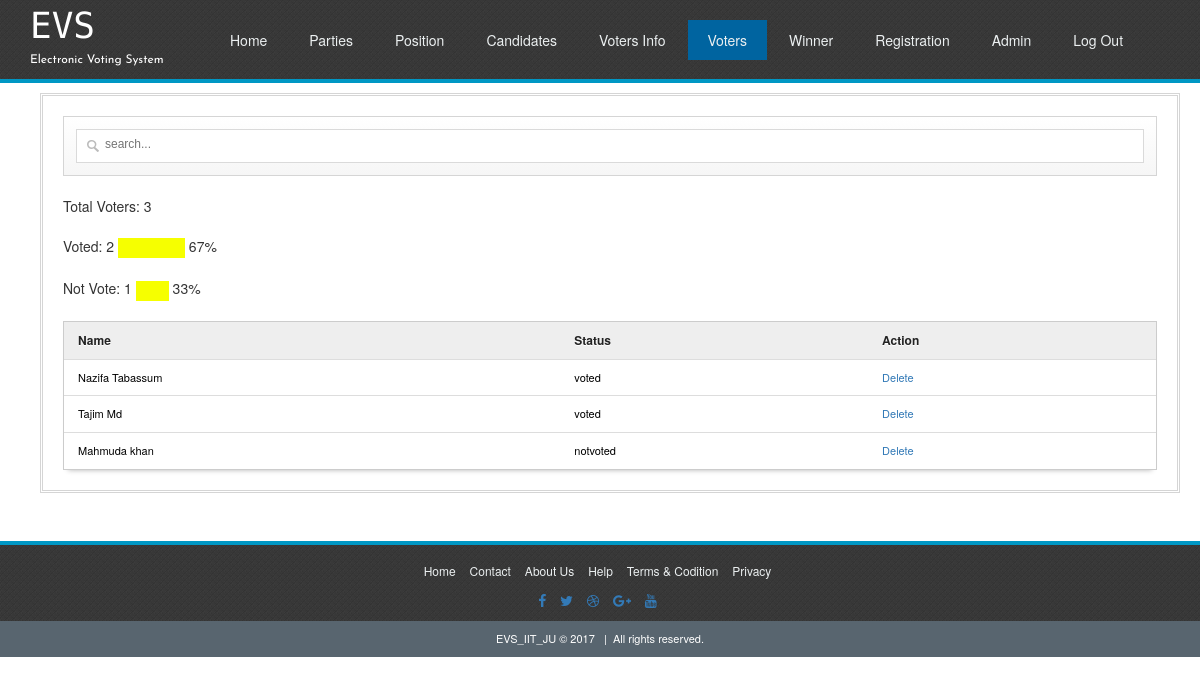
Screenshot of /admin/voters.php (signed in) with the database file from the repository.
### tables this page shows
CREATE TABLE IF NOT EXISTS `voters` (
  `id` int(10) NOT NULL AUTO_INCREMENT,
  `nid` varchar(100) NOT NULL,
  `name` varchar(100) NOT NULL,
  `username` varchar(100) NOT NULL,
  `password` varchar(100) NOT NULL,
  `status` varchar(100) NOT NULL,
  PRIMARY KEY (`id`)
);

### admin/voters.php (the view, shortened to what this page needs)
<!DOCTYPE HTML>
<html lang="en-US">
<head>
	<link rel="stylesheet" type="text/css" href="css/bootstrap.min.css" media="all">
	<link rel="stylesheet" type="text/css" href="css/font-awesome.min.css" media="all">
	<link rel="stylesheet" type="text/css" href="css/normalize.css" media="all">
	<link rel="stylesheet" type="text/css" href="css/facebox.css" media="all">
	<link rel="stylesheet" type="text/css" href="admin.css" media="all">
</head>
<body>
	<div class="header-area" id="top">
		<div class="logo-menu">
			<div class="container">
				<div class="row ">
					<div class="logo-area col-md-2">
						<a href="#"><h1>EVS</h1></a>
						<p>Electronic Voting System</p>
					</div>
					<div class="menu col-md-offset-1 ">
						<ul>
							<li><a href="home.php">Home</a></li>
							<li><a href="parties.php">parties</a></li>
							<li><a href="position.php">position</a></li>
							<li><a href="candidates.php">candidates</a></li>
							<li><a href="voterinfo.php">voters info</a></li>
							<li class="current"><a href="voters.php">voters</a></li>
							<li><a href="winner.php">winner</a></li>
							<li><a href="register.php">Registration</a></li>
							<li><a href="admin.php">admin</a></li>
							<li><a href="logout.php">log out</a></li>
						</ul>
					</div>
				</div>
			</div>
		</div>
	</div>
	<div class="container  clearfix">
		<div class="two-thirds1 column">
			<div class="thewraper">
			<div id="formdesign"><input type="text" name="filter" value="" id="filter" placeholder="search..." autocomplete="off" /></div>
			<div>
			<?php
			include('connection/connect.php');
			$dsdsss='notvoted';
			$xxzz='voted';
			$sadsdsd = $db->prepare("SELECT count(*) FROM voters WHERE status= :a");
				$sadsdsd->bindParam(':a', $dsdsss);
				$sadsdsd->execute();
				$rowaas = $sadsdsd->fetch(PDO::FETCH_NUM);
				$notvoted=$rowaas[0];
			$sadsdsda = $db->prepare("SELECT count(*) FROM voters WHERE status= :b");
				$sadsdsda->bindParam(':b', $xxzz);
				$sadsdsda->execute();
				$rowaasa = $sadsdsda->fetch(PDO::FETCH_NUM);
				$voted=$rowaasa[0];
			$sadsdsds = $db->prepare("SELECT count(*) FROM voters");
				$sadsdsds->execute();
				$rowaass = $sadsdsds->fetch(PDO::FETCH_NUM);
				$tottot=$rowaass[0];
			?>
			Total Voters: <?php echo $tottot ?><br><br>
			Voted: <?php echo $voted ?>
			<img src="pollyes.gif" width='<?php if($tottot) {echo(100*round($voted/($tottot),2)); }?>' height='20'> <?php if($tottot) { echo(100*round($voted/($tottot),2)); }?>%
			<br><br>
			Not Vote: <?php echo $notvoted ?>
			<img src="pollyes.gif" width='<?php if($tottot) { echo(100*round($notvoted/($tottot),2)); }?>' height='20'> <?php if($tottot) { echo(100*round($notvoted/($tottot),2)); }?>%
			<br><br>
			</div>
			<table id="resultTable" data-responsive="table">
				<thead>
					<tr>
						<th> Name </th>
						<th> Status </th>
						<th> Action </th>
					</tr>
				</thead>
				<tbody>
					<?php
						$result = $db->prepare("SELECT * FROM voters");
						$result->execute();
						for($i=0; $row = $result->fetch(); $i++){
					?>
					<tr class="record">
						<td><?php echo $row['name']; ?></td>
						<td><?php echo $row['status']; ?></td>
						<td><a href="#" id="<?php echo $row['id']; ?>" class="delbutton" title="Click To Delete">Delete</a></td>
					</tr>
					<?php
						}
					?>
				</tbody>
			</table>
			</div>
		</div>
	</div>
<?php
	include 'footer.php';
?>

### admin/admin.css (style rules this page uses)
* { -moz-transition: width 1s ease-in-out, left 1.5s ease-in-out; -webkit-transition: width 1s ease-in-out, left 1.5s ease-in-out; -moz-transition: width 1s ease-in-out, left 1.5s ease-in-out; -o-transition: width 1s ease-in-out, left 1.5s ease-in-out; transition: width 1s ease-in-out, left 1.5s ease-in-out; }
.header-area { background:#111111; }
.menu ul { list-style:none; margin:0; }
.menu>ul>li { float:left; position:relative; margin-right:2px; }
.menu ul li a { color:#ecf0f1; text-decoration:none; text-transform:capitalize; padding:10px 20px; display:block; }
.menu ul:after { content:''; clear:both; display:block; }
.menu ul .current a { background:#0064A0; }
.header-area .logo-area h1 { font-family: 'Monoton', cursive; color:white; font-size:36px; line-height:0.1; }
.header-area .logo-area p { font-family: 'Roboto', sans-serif; color:white; font-size:12px; font-family: 'Josefin Sans', sans-serif; }
.header-area .logo-area a { text-decoration:none; }
.menu { padding-top:20px; }
#top { border-bottom: 4px solid #0097C4; background: url("images/dark.png") repeat scroll 0 0 rgba(0, 0, 0, 0); margin-bottom: 10px; }
#formdesign { background: linear-gradient(to bottom, #FFFFFF 0%, #F6F6F6 100%) repeat scroll 0 0 rgba(0, 0, 0, 0); border: 1px solid #D5D5D5; padding: 12px; position: relative; margin: 20px 0; }
#filter { -moz-box-sizing: border-box; background: url("images/big_search.png") no-repeat scroll 10px 10px #FFFFFF; box-shadow: none; display: block; font-size: 12px; height: 34px; margin: 0; padding: 9px 140px 9px 28px; width: 100%; border: 1px solid #DADADA; transition: border 0.2s linear 0s, box-shadow 0.2s linear 0s; padding-top: 6px; }
table { border-collapse: separate; background-color: #FFFFFF; border-spacing: 0; max-width: 100%; }
#resultTable { color: #000000; text-shadow: 0 1px 0 #FFFFFF; width: 100%; border: 1px solid #CCCCCC; box-shadow: 0 5px 5px -5px rgba(0, 0, 0, 0.3); }
#resultTable thead tr th { background: none repeat scroll 0 0 #EEEEEE; color: #222222; padding: 10px 14px; text-align: left; border-top: 0 none; font-size: 12px; }
#resultTable tbody tr td { background-color: #FFFFFF; font-size: 11px; text-align: left; padding: 10px 14px; border-top: 1px solid #DDDDDD; }
.container .column, .container .columns { float: left; display: inline; margin-left: 10px; margin-right: 10px; }
.container .two-thirds1.column { width: 100%; border: double #D5D5D5; padding-bottom: 20px; }
.thewraper { margin: 0 20px; }
input { border: 1px solid #000000; padding: 5px; margin-bottom: 10px; }
.container:after { content: "\0020"; display: block; height: 0; clear: both; visibility: hidden; }
.clearfix:before, .clearfix:after, .row:before, .row:after { content: '\0020'; display: block; overflow: hidden; visibility: hidden; width: 0; height: 0; }
.row:after, .clearfix:after { clear: both; }
.row, .clearfix { zoom: 1; }

### rows the page displays
voters: name "Nazifa Tabassum", status "voted"
voters: name "Tajim Md", status "voted"
voters: name "Mahmuda khan", status "notvoted"

### other values shown
$tottot "3"
$voted "2"
100*round($voted/($tottot),2) "67"
$notvoted "1"
100*round($notvoted/($tottot),2) "33"
